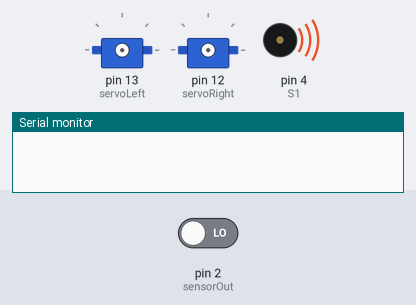
A sketch run on a simulated Arduino Uno, built with avr-gcc and run on an emulated ATmega328P. Parts: 2 × servo, buzzer (waves = sounding), the last lines printed to the serial monitor. The inputs (shaded band) are chosen by the test bench; at power-on: pin 2 (sensorOut) LOW.

Above: at 0.1 s.
At 13.7 s:
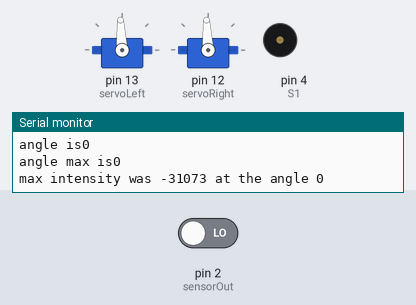
Timing chart, 0 to 15.2 s (numbered marks = the images above):
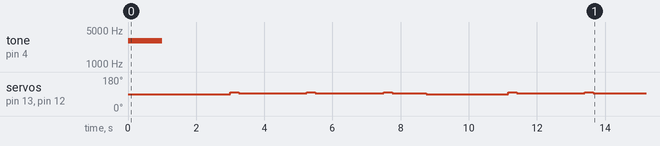

The sketch:

lightScanFunction.ino
```cpp
#include <stdio.h>
#include <Servo.h>                    // Include servo library

Servo servoLeft;                      // Declare left and right servos
Servo servoRight;

#define S0 3
#define S1 4
#define S2 5
#define S3 6
#define sensorOut 2

// Stores frequency read by the photodiodes
int redFrequency = 0;

void lightScan();

void setup() {
  tone(4, 3000, 1000);                // Play tone for 1 second
  delay(1000);                        // Delay to finish tone
  servoLeft.attach(13);               // Attach left signal to pin 13
  servoRight.attach(12);              // Attach right signal to pin 12

  // Setting the outputs
  pinMode(S0, OUTPUT);
  pinMode(S1, OUTPUT);
  pinMode(S2, OUTPUT);
  pinMode(S3, OUTPUT);

  // Setting the sensorOut as an input
  pinMode(sensorOut, INPUT);

  // Setting frequency scaling to 20%
  digitalWrite(S0,HIGH);
  digitalWrite(S1,HIGH);

   // Begins serial communication
  Serial.begin(9600);

  lightScan();
}

void loop() {}

void lightScan()
{
  int max_intensity = 99999;
  int angle_max_intensity = 0;
  int angle = 2;

  for(int i = 0; i <= 2; i++)
  {
    delay(1000);
    redFrequency = pulseIn(sensorOut, LOW);
    Serial.print("at angle ");
    Serial.print(angle);
    Serial.print(" R = ");
    Serial.println(redFrequency);
    if (redFrequency < max_intensity){
      max_intensity = redFrequency;
      angle_max_intensity = angle;
      Serial.println("new max detected");
    }
    servoLeft.writeMicroseconds(1550);
    servoRight.writeMicroseconds(1550);
    delay(250);
    servoLeft.writeMicroseconds(1500);
    servoRight.writeMicroseconds(1500);
    angle += 1;
    Serial.print("angle is");
    Serial.println(angle);
    Serial.print("angle max is");
    Serial.println(angle_max_intensity);
  }

  delay(1000);
  servoLeft.writeMicroseconds(1450);
  servoRight.writeMicroseconds(1450);
  delay(400);
  angle -= 3;
  Serial.print("angle is");
  Serial.println(angle);
  Serial.print("angle max is");
  Serial.println(angle_max_intensity);

  for(int i = 0; i <= 1; i++)
  {
    delay(1000);
    redFrequency = pulseIn(sensorOut, LOW);
    Serial.print("at angle ");
    Serial.print(angle);
    Serial.print(" R = ");
    Serial.println(redFrequency);
    if (redFrequency < max_intensity){
      max_intensity = redFrequency;
      angle_max_intensity = angle;
      Serial.println("new max detected");
    }
    servoLeft.writeMicroseconds(1550);
    servoRight.writeMicroseconds(1550);
    delay(250);
    servoLeft.writeMicroseconds(1500);
    servoRight.writeMicroseconds(1500);
    angle -= 1;
    Serial.print("angle is");
    Serial.println(angle);
    Serial.print("angle max is");
    Serial.println(angle_max_intensity);
  }
  Serial.print("max intensity was ");
  Serial.print(max_intensity);
  Serial.print(" at the angle ");
  Serial.println(angle_max_intensity);

  delay(1000);
  servoLeft.writeMicroseconds(1550);
  servoRight.writeMicroseconds(1550);
  delay(50 * angle_max_intensity);
  servoLeft.writeMicroseconds(1500);
  servoRight.writeMicroseconds(1500);
  delay(100);
  Serial.print("angle is");
  Serial.println(angle);
  Serial.print("angle max is");
  Serial.println(angle_max_intensity);


}
```
